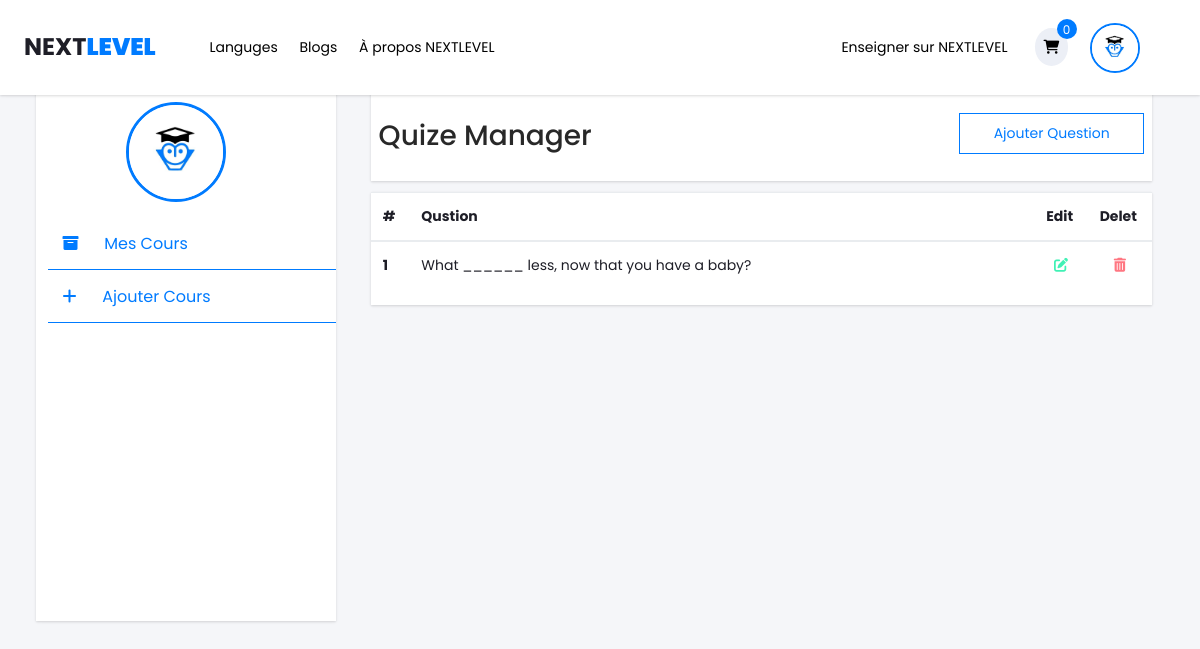
The app's page /course_manager.php?edit_quiz=27 (signed in) with its own data.
### tables this page shows
CREATE TABLE `user` (
  `id_user` int(11) NOT NULL,
  `nome` varchar(100) NOT NULL,
  `prenom` varchar(100) NOT NULL,
  `email` varchar(250) NOT NULL,
  `password` varchar(250) NOT NULL,
  `user_image` varchar(250) NOT NULL
);

CREATE TABLE `question` (
  `id_question` int(11) NOT NULL,
  `id_quize` int(11) NOT NULL,
  `question` varchar(250) NOT NULL,
  `reponse1` varchar(250) NOT NULL,
  `reponse2` varchar(250) NOT NULL,
  `reponse3` varchar(250) NOT NULL,
  `reponse4` varchar(250) NOT NULL,
  `bonne_reponse` varchar(250) NOT NULL,
  `accessoires` varchar(250) NOT NULL,
  `explication` text NOT NULL,
  `type` varchar(20) NOT NULL
);

### course_manager.php (the view, shortened to what this page needs)
<!DOCTYPE html>
<html lang="en">
<head>
<link rel="stylesheet" type="text/css" href="styles/bootstrap4/bootstrap.min.css">
<link href="plugins/fontawesome-free-6.1.1-web/css/all.min.css" rel="stylesheet" type="text/css">
<link rel="stylesheet" type="text/css" href="plugins/OwlCarousel2-2.2.1/owl.carousel.css">
<link rel="stylesheet" type="text/css" href="plugins/OwlCarousel2-2.2.1/owl.theme.default.css">
<link rel="stylesheet" type="text/css" href="plugins/OwlCarousel2-2.2.1/animate.css">
<link rel="stylesheet" type="text/css" href="styles/main_styles.css">
<link rel="stylesheet" type="text/css" href="styles/responsive.css">
</head>
<body>
<?php
    include("inc/header.php");
    include("inc/db.php");
    $id_user=$_SESSION['id_user'];
    $get_user=$con->prepare("select * from user where id_user='$id_user'");
    $get_user->setFetchMode(PDO:: FETCH_ASSOC);
    $get_user->execute();
    $row=$get_user->fetch();
    $image=$row['user_image'];
?>
<div class="dashbord">
<div class="left_page">
           <div class="profile_ens">
                 <img src="images/<?php echo $image ?>"alt="">
		       </div>
           <ul class='menu_ens'>
               <li><i class="fa-solid fa-box-archive"></i><a href='cours.php'>Mes Cours</a></li>
               <li><i class="fa-solid fa-plus"></i><a href='add_cours.php'>Ajouter Cours</a></li>
           </ul>
</div>
<?php  if(isset($_GET['edit_quiz'])){
        $id_quize=$_GET['edit_quiz'];
?>
    <div class="main_page">
          <h3>Quize Manager</h3>
          <button type="button"  data-toggle="modal" data-target="#question" data-whatever="@getbootstrap">Ajouter  Question</button>
      </div>
   <div class="course_manager">
   <table class="table">
  <thead>
    <tr>
      <th scope="col">#</th>
      <th scope="col" style="width:80%;">Qustion</th>
      <th scope="col">Edit</th>
      <th scope="col">Delet</th>
    </tr>
  </thead>
  <tbody>
    <?php
        $get_question=$con->prepare("select * from question where id_quize='$id_quize'");
        $get_question->setFetchMode(PDO:: FETCH_ASSOC);
        $get_question->execute();
         $k=1;
         while($row=$get_question->fetch()){
    ?>
    <form method='post'>
    <tr>
      <th scope="row"><?php echo $k++;?></th>
      <td data-toggle="modal" data-target="#<?php echo $row['id_question'];?>"  ><?php echo $row['question'];?></td>
      <td style="text-align: center; cursor: pointer; color:#41f1b5;" data-toggle="modal" data-target="#<?php echo $row['id_question'];?>"><i class="fa-solid fa-pen-to-square"></i></td>
      <td style="text-align: center;"><button style="cursor: pointer; color:#ff7782; border: none;background: none;" type="submit" name='delet_question'><i class="fa-solid fa-trash-can"></i></button></td>
    </tr>
    <input type="hidden" name="id_question" value="<?php echo $row['id_question'];?>"/></form>
<?php }
?>
  </tbody>
</table>
</div>
<?php }
?>
</body>
</html>

### inc/header.php (shortened to what this page needs)
<?php
	include("inc/db.php");
	?>
	<header class="header trans_300">
      <nav>
	  <div class="main_nav_container">
				<div class="row">
					   <div  class="col-lg-12 text-right">
						        <div class="logo_container">
							          <a href="index.php">Next<b>Level</b></a>
						        </div>
						         <div class="menu">
								      <ul class='menu_right'>
					                     <li><a href="#">Languges</a></li>
				                         <li><a href="blog.php">Blogs</a></li>
				                         <li><a href="about_us.php">À propos NEXTLEVEL</a></li>
							         </ul>
									  <ul class='menu_left'>
										  <?php
										   $j=0;
									 if(isset($_SESSION['id_user'])){
										 $id_user=$_SESSION['id_user'];
										 $get_ens=$con->prepare("select * from enseignant where id_user='$id_user'");
										 $get_ens->setFetchMode(PDO:: FETCH_ASSOC);
										 $get_ens->execute();
										 $count=$get_ens->rowCount();
										 if($count == 1){
										    echo ' <li class="bessnis"><a href="cours.php">Enseigner sur NEXTLEVEL</a></li>';
										}else{
											echo ' <li style="cursor: pointer;" class="bessnis" data-toggle="modal" data-target="#demande">Enseigner sur NEXTLEVEL</li>';
										 }
									           echo '<li id="some_div" class="checkout"><a href="cart.php"><i class="fa fa-shopping-cart" aria-hidden="true"></i><span id="checkout_items" class="checkout_items">'. $j.'</span></a></li>';
										}else{
                                               echo '<li class="checkout"><a href="cart.php"><i class="fa fa-shopping-cart" aria-hidden="true"></i><span id="checkout_items" class="checkout_items">0</span></a></li>';
										}
									 ?>
										<?php  if(isset($_SESSION['id_user'])){
											   $id_user=$_SESSION['id_user'];
											   $get_user=$con->prepare("select * from user where id_user='$id_user'");
											   $get_user->setFetchMode(PDO:: FETCH_ASSOC);
											   $get_user->execute();
											   $row=$get_user->fetch();
                                          echo'
										  <li><div class="profile-photo">
												   <img  src="images/'.$row['user_image'].'">
												   <div class="dropdown-content">
												        <a href="profile.php?profile"><i class="fa-solid fa-circle-user"></i>&nbsp;&nbsp;&nbsp;&nbsp;Profile</a>
												        <a href="profile.php?msg"><i class="fa-regular fa-envelope"></i>&nbsp;&nbsp;&nbsp;&nbsp;Message</a>
												        <a href="logout.php"><i class="fa-solid fa-arrow-right-from-bracket"></i>&nbsp;&nbsp;&nbsp;&nbsp;Logout</a>
												   </div>
										      </div>
									      </li>
										  ';
									  } ?>
								 </div>
                       </div>
                </div>
     </div>
	  </nav>
	</header>

### styles/main_styles.css (style rules this page uses)
* { margin: 0; padding: 0; }
body { font-family: 'Poppins', sans-serif; font-size: 14px; line-height: 23px; font-weight: 400; background: #FFFFFF; color: #1e1e27; }
div { display: block; position: relative; -webkit-box-sizing: border-box; -moz-box-sizing: border-box; box-sizing: border-box; }
ul { list-style: none; margin-bottom: 0px; }
a, a:hover, a:visited, a:active, a:link { text-decoration: none; -webkit-font-smoothing: antialiased; -webkit-text-shadow: rgba(0,0,0,.01) 0 0 1px; text-shadow: rgba(0,0,0,.01) 0 0 1px; }
h3 { font-size: 28px; }
h1, h2, h3, h4, h5, h6 { color: #282828; -webkit-font-smoothing: antialiased; -webkit-text-shadow: rgba(0,0,0,.01) 0 0 1px; text-shadow: rgba(0,0,0,.01) 0 0 1px; }
.trans_300 { -webkit-transition: all 300ms ease; -moz-transition: all 300ms ease; -ms-transition: all 300ms ease; -o-transition: all 300ms ease; transition: all 300ms ease; }
.header { position: fixed; top: 0; left: 0; width: 100%; background: #FFFFFF; z-index: 10; }
.main_nav_container { width: 100%; background: #FFFFFF; box-shadow: rgba(0, 0, 0, 0.1) 0px 1px 3px 0px, rgba(0, 0, 0, 0.06) 0px 1px 2px 0px; padding-left: 2%; padding-right: 5%; }
.menu_left li a { padding:9px; justify-content: center; align-items: center; position: relative; color: #1e1e27; -webkit-transition: color 0.3s ease; -moz-transition: color 0.3s ease; -ms-transition: color 0.3s ease; -o-transition: color 0.3s ease; transition: color 0.3s ease; }
.checkout a { background: #eceff6; border-radius: 50%; }
.checkout_items { display: -webkit-box; display: -moz-box; display: -ms-flexbox; display: -webkit-flex; display: flex; flex-direction: column; justify-content: center; align-items: center; position: absolute; top: -9px; left: 22px; width: 20px; height: 20px; border-radius: 50%; background: #007bff; font-size: 12px; color: #FFFFFF; }
.logo_container { position: absolute; top: 50%; -webkit-transform: translateY(-50%); -moz-transform: translateY(-50%); -ms-transform: translateY(-50%); -o-transform: translateY(-50%); transform: translateY(-50%); left: 15px; }
.logo_container a { font-size: 24px; color: #1e1e27; font-weight: 700; text-transform: uppercase; }
.logo_container a b { color: #007bff; }
.profile-photo img { border:2px solid #007bff; width:50px; height:50px; overflow: hidden; border-radius: 50%; cursor: pointer; }
.menu ul { display:inline-block; }
.menu_left { text-align: center; }
.menu_right { float: left; }
.main_nav_container .menu { margin-left:15%; }
.main_nav_container .menu ul li { display: inline-block; line-height: 95px; margin-left:18px; }
.main_nav_container .menu ul li a { color:black; }
.dashbord { margin-top:7.6%; margin-left: 3%; margin-right: 4%; }
.left_page { float:left; width:25%; position: fixed; height:530px; background: white; box-shadow: rgba(0, 0, 0, 0.1) 0px 1px 3px 0px, rgba(0, 0, 0, 0.06) 0px 1px 2px 0px; }
.main_page { float:right; width:70%; height:90px; background: white; box-shadow: rgba(0, 0, 0, 0.1) 0px 1px 3px 0px, rgba(0, 0, 0, 0.06) 0px 1px 2px 0px; }
.profile_ens { padding-left:30%; }
.profile_ens img { width:100px; height:100px; border-radius: 50%; margin-top: 5%; border: 3px solid #007bff; }
.menu_ens { margin-left:4%; font-size:16px; }
.menu_ens li { padding: 5%; border-bottom: 1px solid #007bff; }
.menu_ens i { padding-right:5%; color:#007bff; }
.menu_ens a { padding:5%; color:#007bff; }
.main_page h3 { float: left; line-height: 90px; margin-left: 1%; }
.main_page button { float: right; margin-top:22px; width:185px; padding:1%; margin-right: 1%; background: none; border: 1px solid #007bff; color: #007bff; cursor: pointer; }
.course_manager { float:right; margin-top:1%; width:70%; height:auto; background: white; box-shadow: rgba(0, 0, 0, 0.1) 0px 1px 3px 0px, rgba(0, 0, 0, 0.06) 0px 1px 2px 0px; }
.profile-photo { position: relative; display: inline-block; }
.fa { display: inline-block; font: normal normal normal 14px/1 FontAwesome; font-size: inherit; text-rendering: auto; -webkit-font-smoothing: antialiased; -moz-osx-font-smoothing: grayscale; }

### course_manager.php (style rules this page uses)
body { background: #f5f6f9; }

### records on screen
user: user_image (picture)
question: question "What ______ less, now that you have a baby?"

### other values on screen
$j "0"
